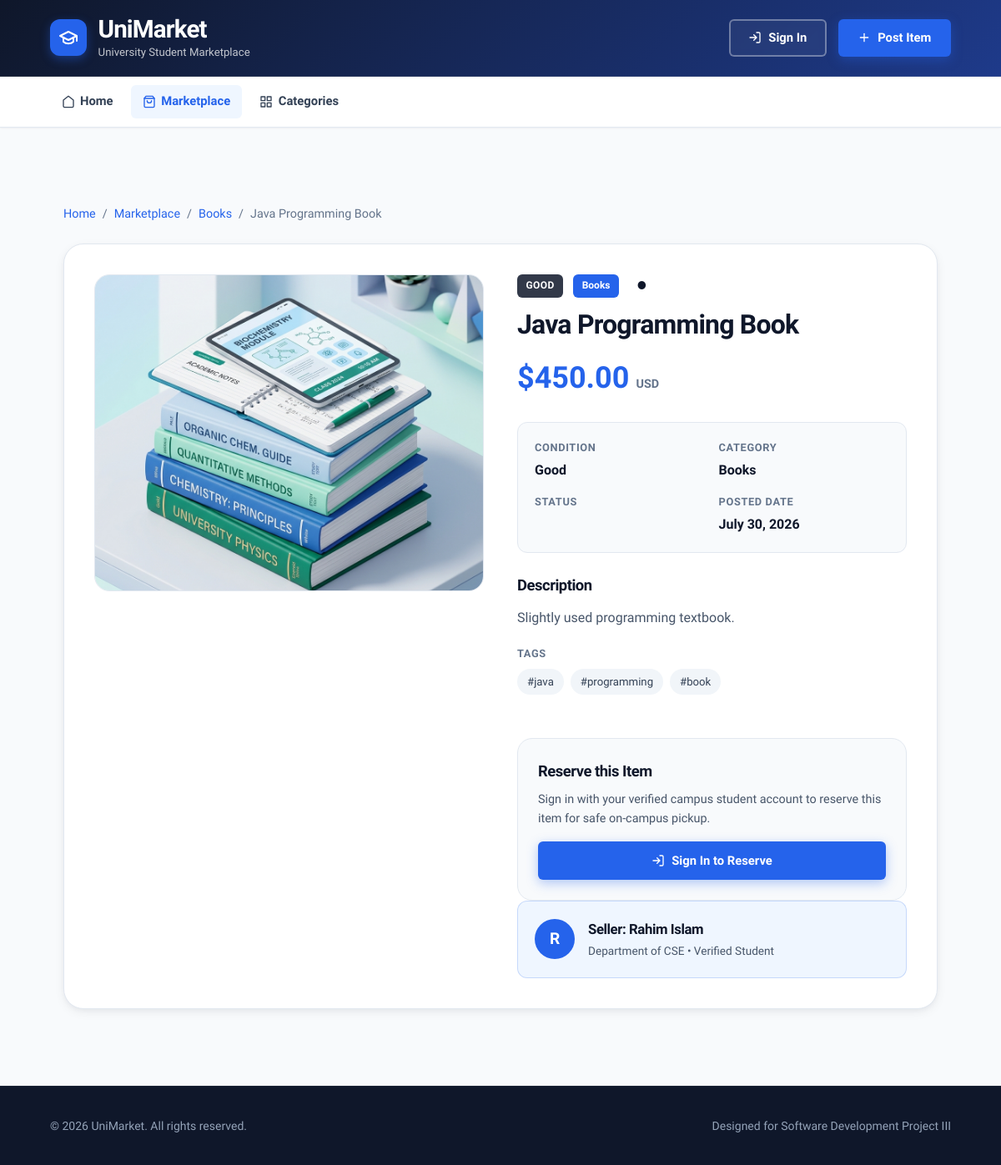
The page /frontend/pages/product_detail.php?id=1 on the database as committed earlier.
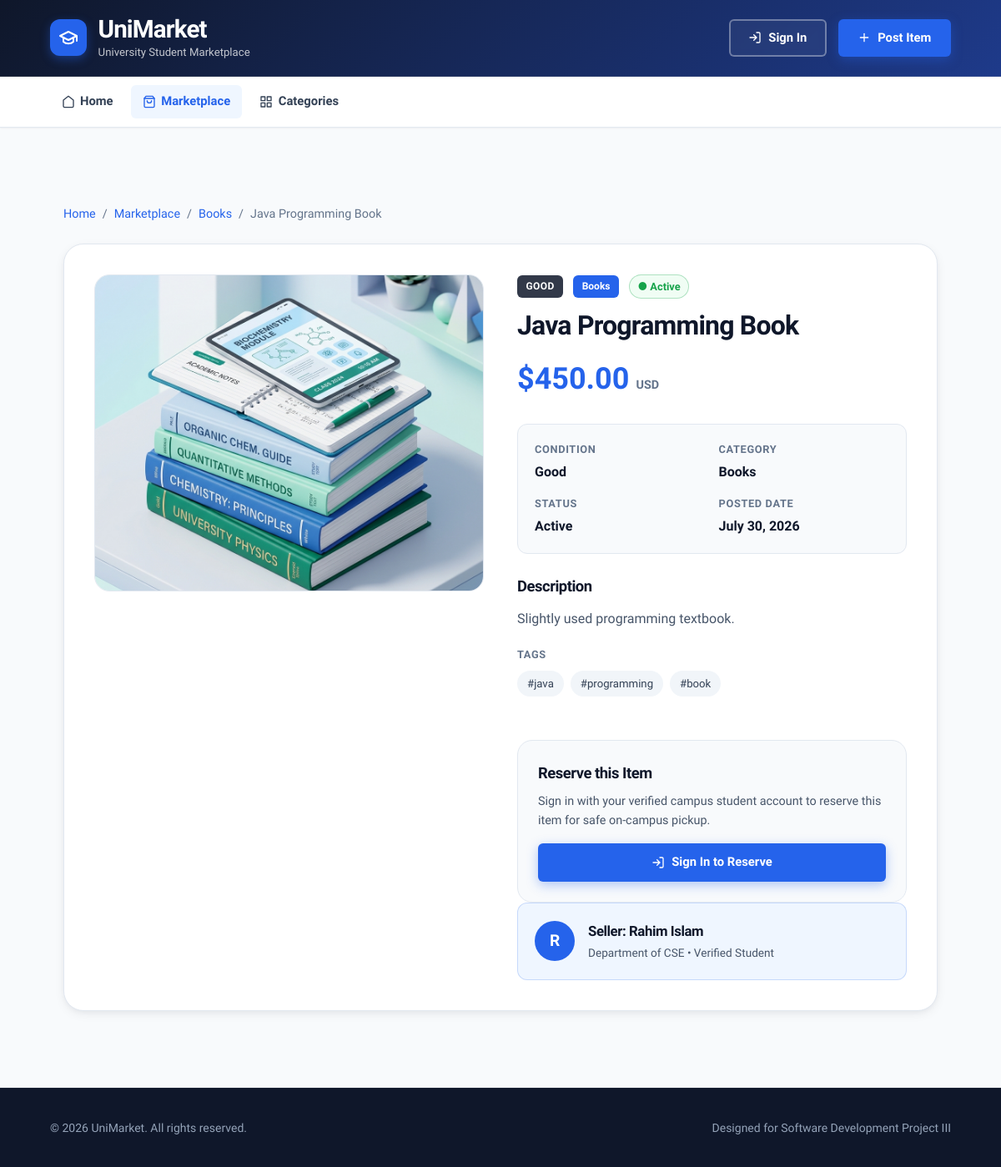
The same page on the database as committed later.
### tables this page shows
CREATE TABLE IF NOT EXISTS products (
    product_id INT AUTO_INCREMENT PRIMARY KEY,
    seller_id INT NOT NULL,
    category_id INT NOT NULL,
    title VARCHAR(150) NOT NULL,
    description TEXT,
    price DECIMAL(10,2) NOT NULL,
    tags VARCHAR(255),
    image_url VARCHAR(255),
    product_condition ENUM('New', 'Like New', 'Good', 'Fair') NOT NULL,
    status ENUM('Available', 'Active', 'Reserved', 'Sold') NOT NULL DEFAULT 'Available',
    created_at TIMESTAMP DEFAULT CURRENT_TIMESTAMP,

    CONSTRAINT fk_products_seller
        FOREIGN KEY (seller_id)
        REFERENCES users(user_id)
        ON UPDATE CASCADE
        ON DELETE RESTRICT,

    CONSTRAINT fk_products_category
        FOREIGN KEY (category_id)
        REFERENCES categories(category_id)
        ON UPDATE CASCADE
        ON DELETE RESTRICT
);

CREATE TABLE IF NOT EXISTS categories (
    category_id INT AUTO_INCREMENT PRIMARY KEY,
    category_name VARCHAR(50) NOT NULL UNIQUE,
    description TEXT
);

CREATE TABLE IF NOT EXISTS users (
    user_id INT AUTO_INCREMENT PRIMARY KEY,
    full_name VARCHAR(100) NOT NULL,
    email VARCHAR(100) NOT NULL UNIQUE,
    student_id VARCHAR(20) NOT NULL UNIQUE,
    department VARCHAR(100) NOT NULL,
    password_hash VARCHAR(255) NOT NULL,
    role ENUM('student', 'admin') NOT NULL DEFAULT 'student',
    created_at TIMESTAMP DEFAULT CURRENT_TIMESTAMP
);

### frontend/pages/product_detail.php (the view, shortened to what the changed rows need)
<?php
$isLoggedIn = isset($_SESSION['user_id']);
$productIdRaw = $_GET['id'] ?? '';
$productId    = (is_numeric($productIdRaw) && (int) $productIdRaw > 0) ? (int) $productIdRaw : 0;
$product    = null;
if ($productId > 0) {
    try {
        $database   = new Database();
        $connection = $database->connect();
        $stmt = $connection->prepare(
            'SELECT p.product_id, p.seller_id, p.title, p.description, p.price, p.tags, p.image_url,
                    p.product_condition, p.status, p.created_at,
                    c.category_id, c.category_name,
                    u.full_name AS seller_name, u.department AS seller_department, u.email AS seller_email
             FROM products p
             JOIN categories c ON p.category_id = c.category_id
             JOIN users u ON p.seller_id = u.user_id
             WHERE p.product_id = :product_id
             LIMIT 1'
        );
        $stmt->execute(['product_id' => $productId]);
        $fetchedProduct = $stmt->fetch(PDO::FETCH_ASSOC);
        if (is_array($fetchedProduct)) {
            $product = $fetchedProduct;
        }
    } catch (PDOException $exception) {
        error_log('Product Detail Exception: ' . $exception->getMessage());
        $fetchError = 'Unable to retrieve product details due to a database error.';
    }
}
?>
<!DOCTYPE html>
<html lang="en">
<head>
    <link rel="stylesheet" href="../css/styles.css?v=<?php echo time(); ?>">
</head>
<body>
    <main class="main-content">
        <div class="product-detail-container">
            <nav class="breadcrumb-nav" aria-label="Breadcrumb">
                <a href="index.php">Home</a>
                <span>/</span>
                <a href="marketplace.php">Marketplace</a>
                <?php if ($product) : ?>
                    <span>/</span>
                    <a href="marketplace.php?category_id=<?php echo (int)$product['category_id']; ?>">
                        <?php echo htmlspecialchars((string)$product['category_name'], ENT_QUOTES, 'UTF-8'); ?>
                    </a>
                    <span>/</span>
                    <span><?php echo htmlspecialchars((string)$product['title'], ENT_QUOTES, 'UTF-8'); ?></span>
                <?php endif; ?>
            </nav>
            <?php if ($product) :
                $pTitle       = htmlspecialchars((string) $product['title'], ENT_QUOTES, 'UTF-8');
                $pDesc        = !empty($product['description']) ? htmlspecialchars((string) $product['description'], ENT_QUOTES, 'UTF-8') : 'No description provided by seller.';
                $pPrice       = number_format((float) $product['price'], 2);
                $pCondition   = htmlspecialchars((string) $product['product_condition'], ENT_QUOTES, 'UTF-8');
                $pCategory    = htmlspecialchars((string) $product['category_name'], ENT_QUOTES, 'UTF-8');
                $pCatId       = (int) $product['category_id'];
                $pStatus      = htmlspecialchars((string) $product['status'], ENT_QUOTES, 'UTF-8');
                $pSellerName  = htmlspecialchars((string) $product['seller_name'], ENT_QUOTES, 'UTF-8');
                $pSellerDept  = htmlspecialchars((string) $product['seller_department'], ENT_QUOTES, 'UTF-8');
                $pCreatedAt   = date('F j, Y', strtotime((string) $product['created_at']));
                $pImg         = !empty($product['image_url']) ? htmlspecialchars((string) $product['image_url'], ENT_QUOTES, 'UTF-8') : '../images/cat-textbooks.png';
                if (!str_starts_with($pImg, 'http') && !str_starts_with($pImg, '../')) {
                    $pImg = '../' . ltrim($pImg, '/');
                }
                $tagsList = [];
                if (!empty($product['tags'])) {
                    $rawTags = explode(',', (string) $product['tags']);
                    foreach ($rawTags as $tag) {
                        $trimmed = trim($tag);
                        if ($trimmed !== '') {
                            $tagsList[] = htmlspecialchars($trimmed, ENT_QUOTES, 'UTF-8');
                        }
                    }
                }
            ?>
                <article class="product-detail-card">
                    <div class="product-detail-grid">
                        <div class="product-gallery">
                            <div class="product-main-img-box">
                                <img src="<?php echo $pImg; ?>" alt="<?php echo $pTitle; ?>" class="product-main-img" onerror="this.onerror=null; this.src='../images/cat-textbooks.png';">
                            </div>
                        </div>
                        <div class="product-info-col">
                            <div class="product-meta-header">
                                <span class="badge-condition"><?php echo $pCondition; ?></span>
                                <a href="marketplace.php?category_id=<?php echo $pCatId; ?>" class="badge-category" style="text-decoration: none;">
                                    <?php echo $pCategory; ?>
                                </a>
                                <span class="status-badge status-<?php echo strtolower($pStatus); ?>">
                                    ● <?php echo $pStatus; ?>
                                </span>
                            </div>
                            <h1 class="product-detail-title"><?php echo $pTitle; ?></h1>
                            <div class="product-detail-price">
                                $<?php echo $pPrice; ?>
                                <span>USD</span>
                            </div>
                            <div class="product-spec-grid">
                                <div>
                                    <div class="spec-item-label">Condition</div>
                                    <div class="spec-item-value"><?php echo $pCondition; ?></div>
                                </div>
                                <div>
                                    <div class="spec-item-label">Category</div>
                                    <div class="spec-item-value"><?php echo $pCategory; ?></div>
                                </div>
                                <div>
                                    <div class="spec-item-label">Status</div>
                                    <div class="spec-item-value"><?php echo $pStatus; ?></div>
                                </div>
                                <div>
                                    <div class="spec-item-label">Posted Date</div>
                                    <div class="spec-item-value"><?php echo $pCreatedAt; ?></div>
                                </div>
                            </div>
                            <div class="product-description-box">
                                <h3>Description</h3>
                                <p><?php echo nl2br($pDesc); ?></p>
                                <?php if (!empty($tagsList)) : ?>
                                    <div style="margin-top: 1.25rem;">
                                        <div class="spec-item-label">Tags</div>
                                        <div class="tags-list">
                                            <?php foreach ($tagsList as $tag) : ?>
                                                <span class="tag-item">#<?php echo $tag; ?></span>
                                            <?php endforeach; ?>
                                        </div>
                                    </div>
                                <?php endif; ?>
                            </div>
                            <div class="reservation-card" style="background-color: var(--gray-50); border: 1px solid var(--gray-200); border-radius: var(--radius-lg); padding: 1.5rem; margin-top: 1.5rem;">
                                <?php if (!$isLoggedIn) : ?>
                                    <h3 style="margin-top: 0; margin-bottom: 0.5rem; font-size: 1.15rem; color: var(--dark);">Reserve this Item</h3>
                                    <p style="color: var(--gray-600); font-size: 0.9rem; margin-bottom: 1rem;">Sign in with your verified campus student account to reserve this item for safe on-campus pickup.</p>
                                    <a href="login.php" class="btn-primary" style="display: inline-flex; align-items: center; gap: 0.5rem; justify-content: center; width: 100%;">
                                        <svg width="16" height="16" viewBox="0 0 24 24" fill="none" stroke="currentColor" stroke-width="2"><path d="M15 3h4a2 2 0 0 1 2 2v14a2 2 0 0 1-2 2h-4M10 17l5-5-5-5M13 12H3"/></svg>
                                        Sign In to Reserve
                                    </a>
                                <?php endif; ?>
                            </div>
                            <div class="seller-info-card">
                                <div class="seller-header">
                                    <div class="seller-avatar">
                                        <?php echo strtoupper(substr($pSellerName, 0, 1)); ?>
                                    </div>
                                    <div class="seller-details">
                                        <h4>Seller: <?php echo $pSellerName; ?></h4>
                                        <p>Department of <?php echo $pSellerDept; ?> • Verified Student</p>
                                    </div>
                                </div>
                            </div>
                        </div>
                    </div>
                </article>
            <?php endif; ?>
        </div>
    </main>
</body>
</html>

Rows that differ between the two databases and show on the page:
changed products "Java Programming Book": status (not shown) → "Active"
